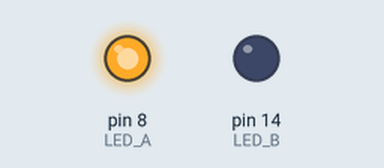
Recording of a sketch running on a simulated Arduino Uno, built with avr-gcc and run on an emulated ATmega328P. On the bench: output pins drawn as LEDs (lit = HIGH).

Above: at 2.85 s.
At 3.15 s:
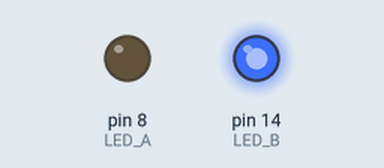
Timing chart, 0 to 7.8 s (numbered marks = the images above):
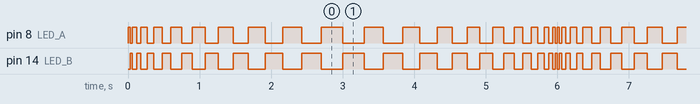

Measured:
- by itself, pin 8 (LED_A), pin 14 (LED_B): moves between LOW and HIGH, repeating every 6.0 s
- by itself, everything shown: repeats every 6.0 s, in 34 steps

The sketch:

blinkino.ino
```cpp
const int LED_A = 8;
const int LED_B = 14;
const int DELAY = 300;
const int DELTA = 30;

int count = 0;
int actualDelay = 0;
int delayDelta = DELTA;

// https://github.com/arduino/ArduinoCore-avr/blob/master/cores/arduino/Arduino.h
// https://arduino.stackexchange.com/questions/12382/where-is-documentation-on-arduinos-internal-interrupts
// https://github.com/ElektorLabs/Arduino/blob/master/source2/avr/cores/arduino/avr/iom328p.h


void setupTimer(){
  TIMSK1 = 7;
}

// the setup function runs once when you press reset or power the board
void setup() {
  // initialize digital pin LED_BUILTIN as an output.
  pinMode(LED_A, OUTPUT);
  pinMode(LED_B, OUTPUT);
}


// the loop function runs over and over again forever
void loop() {

  if (actualDelay <= 0){
    delayDelta = DELTA;
  }
  if (actualDelay >= DELAY){
    delayDelta = -DELTA;
  }

  digitalWrite(LED_A, HIGH);
  digitalWrite(LED_B, LOW);

  delay(actualDelay);

  digitalWrite(LED_A, LOW);
  digitalWrite(LED_B, HIGH);

  delay(actualDelay);

  actualDelay += delayDelta;
}
```
